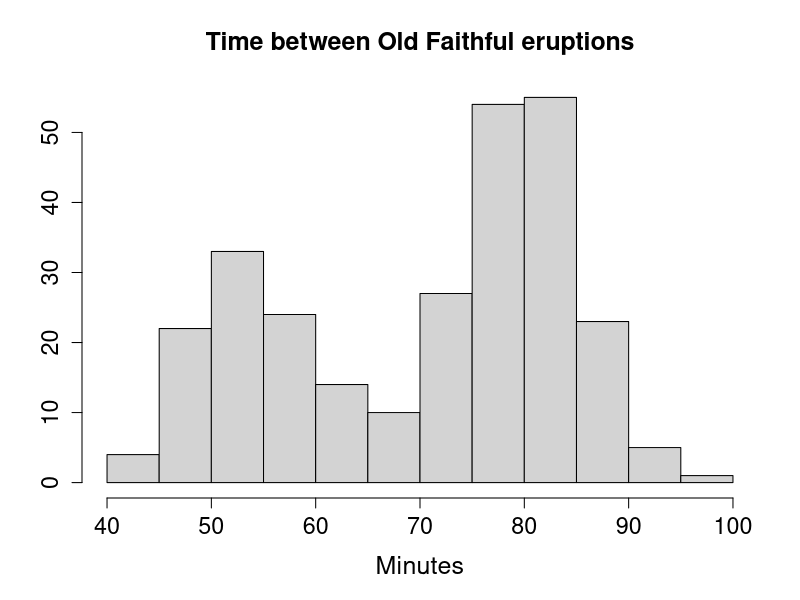
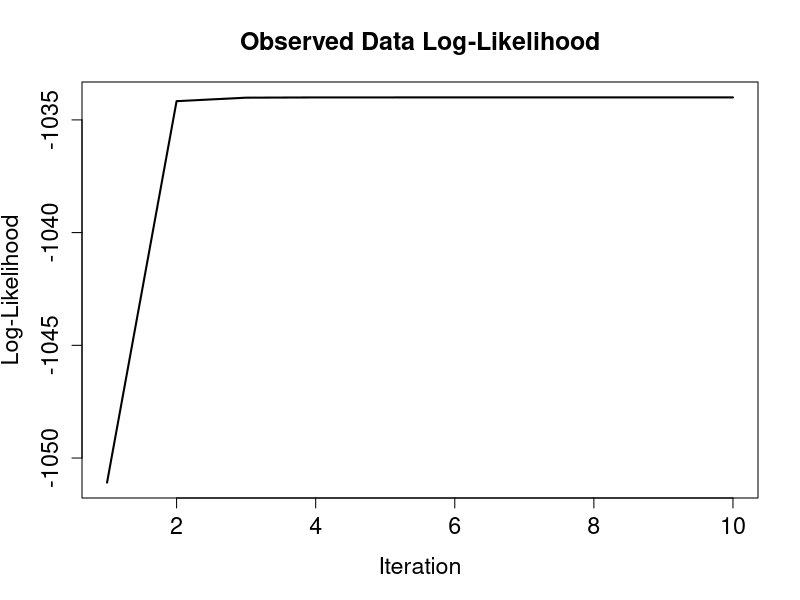
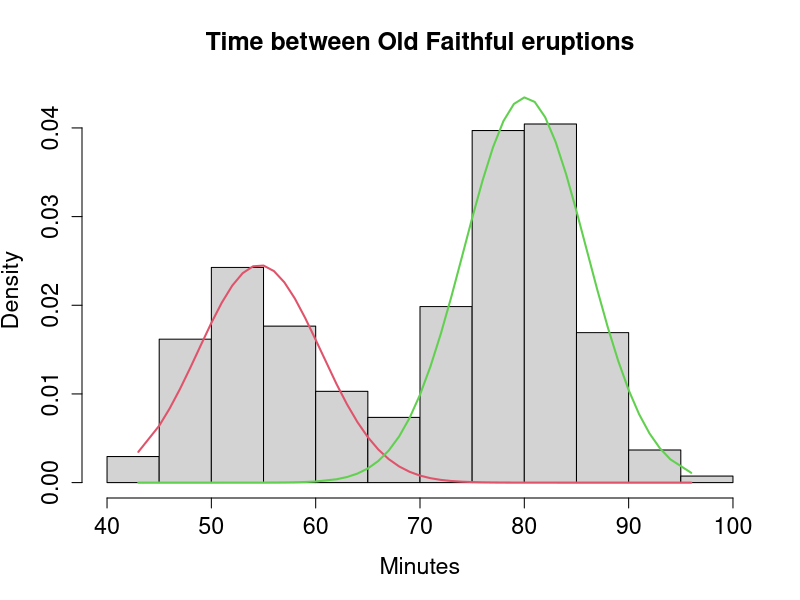

These figures' R source, in order:
# https://cran.r-project.org/web/packages/mixtools/vignettes/mixtools.pdf

library(mixtools)
data(faithful)
attach(faithful)

head(faithful)

hist(waiting, main="Time between Old Faithful eruptions",
     xlab="Minutes", ylab="", cex.main=1.5, cex.lab=1.5, cex.axis=1.4)

wait1 <- normalmixEM(waiting, lambda=.5, mu=c(55, 80), sigma=5)
# these have customised starting values

# code above will fit 2 component mixture since mu is of length 2.
plot(wait1, density=TRUE, cex.axis=1.4, cex.lab=1.4, cex.main=1.5,
     main2= "Time between Old Faithful eruptions", xlab2="Minutes")

# normalmixEM function returns an object of class "mixEM". plot method produces
# two plots: sequence $t \mapsto L_{\boldx}(\boldtheta^{(t)}). see page 6

wait1[c("lambda", "mu", "sigma")]

summary(wait1)
